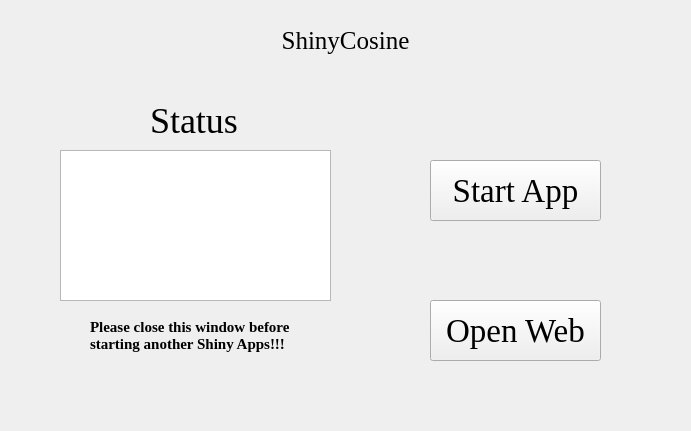
<?xml version="1.0" encoding="UTF-8"?>
<ui version="4.0">
 <class>Form</class>
 <widget class="QWidget" name="Form">
  <property name="geometry">
   <rect>
    <x>0</x>
    <y>0</y>
    <width>691</width>
    <height>431</height>
   </rect>
  </property>
  <property name="windowTitle">
   <string>Form</string>
  </property>
  <property name="styleSheet">
   <string notr="true">background-image: url(D:/tools/Pycharm/pyqt/logo/backgroundpage.png)</string>
  </property>
  <widget class="QTextBrowser" name="textBrowser">
   <property name="geometry">
    <rect>
     <x>60</x>
     <y>150</y>
     <width>271</width>
     <height>151</height>
    </rect>
   </property>
   <property name="styleSheet">
    <string notr="true">background-image: url(D:/tools/Pycharm/pyqt/logo/white.png)</string>
   </property>
  </widget>
  <widget class="QLabel" name="label">
   <property name="geometry">
    <rect>
     <x>230</x>
     <y>20</y>
     <width>231</width>
     <height>41</height>
    </rect>
   </property>
   <property name="font">
    <font>
     <family>Times New Roman</family>
     <pointsize>19</pointsize>
    </font>
   </property>
   <property name="text">
    <string>ShinyCosine</string>
   </property>
   <property name="alignment">
    <set>Qt::AlignCenter</set>
   </property>
  </widget>
  <widget class="QLabel" name="label_2">
   <property name="geometry">
    <rect>
     <x>150</x>
     <y>100</y>
     <width>101</width>
     <height>41</height>
    </rect>
   </property>
   <property name="font">
    <font>
     <family>Times New Roman</family>
     <pointsize>27</pointsize>
    </font>
   </property>
   <property name="text">
    <string>Status</string>
   </property>
   <property name="alignment">
    <set>Qt::AlignLeading|Qt::AlignLeft|Qt::AlignVCenter</set>
   </property>
  </widget>
  <widget class="QPushButton" name="pushButton">
   <property name="geometry">
    <rect>
     <x>430</x>
     <y>160</y>
     <width>171</width>
     <height>61</height>
    </rect>
   </property>
   <property name="font">
    <font>
     <family>Times New Roman</family>
     <pointsize>25</pointsize>
    </font>
   </property>
   <property name="text">
    <string>Start App</string>
   </property>
  </widget>
  <widget class="QPushButton" name="pushButton_2">
   <property name="geometry">
    <rect>
     <x>430</x>
     <y>300</y>
     <width>171</width>
     <height>61</height>
    </rect>
   </property>
   <property name="font">
    <font>
     <family>Times New Roman</family>
     <pointsize>25</pointsize>
    </font>
   </property>
   <property name="text">
    <string>Open Web</string>
   </property>
  </widget>
  <widget class="QLabel" name="label_3">
   <property name="geometry">
    <rect>
     <x>90</x>
     <y>310</y>
     <width>211</width>
     <height>51</height>
    </rect>
   </property>
   <property name="font">
    <font>
     <family>Times New Roman</family>
     <pointsize>11</pointsize>
     <weight>75</weight>
     <bold>true</bold>
    </font>
   </property>
   <property name="text">
    <string>Please close this window before
starting another Shiny Apps!!!</string>
   </property>
  </widget>
 </widget>
 <resources/>
 <connections/>
</ui>
